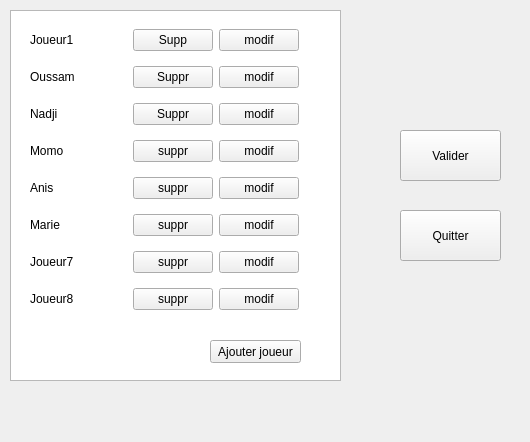
<?xml version="1.0" encoding="UTF-8"?>
<ui version="4.0">
 <class>Form</class>
 <widget class="QWidget" name="Form">
  <property name="geometry">
   <rect>
    <x>0</x>
    <y>0</y>
    <width>530</width>
    <height>442</height>
   </rect>
  </property>
  <property name="windowTitle">
   <string>Form</string>
  </property>
  <widget class="QTextBrowser" name="textBrowser">
   <property name="geometry">
    <rect>
     <x>10</x>
     <y>10</y>
     <width>331</width>
     <height>371</height>
    </rect>
   </property>
  </widget>
  <widget class="QWidget" name="layoutWidget">
   <property name="geometry">
    <rect>
     <x>30</x>
     <y>20</y>
     <width>269</width>
     <height>306</height>
    </rect>
   </property>
   <layout class="QVBoxLayout" name="verticalLayout">
    <item>
     <layout class="QHBoxLayout" name="horizontalLayout_9">
      <item>
       <widget class="QLabel" name="label">
        <property name="text">
         <string>Joueur1</string>
        </property>
       </widget>
      </item>
      <item>
       <layout class="QHBoxLayout" name="horizontalLayout">
        <item>
         <widget class="QPushButton" name="pushButton">
          <property name="text">
           <string>Supp</string>
          </property>
         </widget>
        </item>
        <item>
         <widget class="QPushButton" name="pushButton_9">
          <property name="text">
           <string>modif</string>
          </property>
         </widget>
        </item>
       </layout>
      </item>
     </layout>
    </item>
    <item>
     <layout class="QHBoxLayout" name="horizontalLayout_10">
      <item>
       <widget class="QLabel" name="label_2">
        <property name="text">
         <string>Oussam</string>
        </property>
       </widget>
      </item>
      <item>
       <layout class="QHBoxLayout" name="horizontalLayout_2">
        <item>
         <widget class="QPushButton" name="pushButton_2">
          <property name="text">
           <string>Suppr</string>
          </property>
         </widget>
        </item>
        <item>
         <widget class="QPushButton" name="pushButton_10">
          <property name="text">
           <string>modif</string>
          </property>
         </widget>
        </item>
       </layout>
      </item>
     </layout>
    </item>
    <item>
     <layout class="QHBoxLayout" name="horizontalLayout_11">
      <item>
       <widget class="QLabel" name="label_3">
        <property name="text">
         <string>Nadji</string>
        </property>
       </widget>
      </item>
      <item>
       <layout class="QHBoxLayout" name="horizontalLayout_3">
        <item>
         <widget class="QPushButton" name="pushButton_3">
          <property name="text">
           <string>Suppr</string>
          </property>
         </widget>
        </item>
        <item>
         <widget class="QPushButton" name="pushButton_11">
          <property name="text">
           <string>modif</string>
          </property>
         </widget>
        </item>
       </layout>
      </item>
     </layout>
    </item>
    <item>
     <layout class="QHBoxLayout" name="horizontalLayout_12">
      <item>
       <widget class="QLabel" name="label_4">
        <property name="text">
         <string>Momo</string>
        </property>
       </widget>
      </item>
      <item>
       <layout class="QHBoxLayout" name="horizontalLayout_4">
        <item>
         <widget class="QPushButton" name="pushButton_4">
          <property name="text">
           <string>suppr</string>
          </property>
         </widget>
        </item>
        <item>
         <widget class="QPushButton" name="pushButton_12">
          <property name="text">
           <string>modif</string>
          </property>
         </widget>
        </item>
       </layout>
      </item>
     </layout>
    </item>
    <item>
     <layout class="QHBoxLayout" name="horizontalLayout_13">
      <item>
       <widget class="QLabel" name="label_5">
        <property name="text">
         <string>Anis</string>
        </property>
       </widget>
      </item>
      <item>
       <layout class="QHBoxLayout" name="horizontalLayout_5">
        <item>
         <widget class="QPushButton" name="pushButton_5">
          <property name="text">
           <string>suppr</string>
          </property>
         </widget>
        </item>
        <item>
         <widget class="QPushButton" name="pushButton_13">
          <property name="text">
           <string>modif</string>
          </property>
         </widget>
        </item>
       </layout>
      </item>
     </layout>
    </item>
    <item>
     <layout class="QHBoxLayout" name="horizontalLayout_14">
      <item>
       <widget class="QLabel" name="label_6">
        <property name="text">
         <string>Marie</string>
        </property>
       </widget>
      </item>
      <item>
       <layout class="QHBoxLayout" name="horizontalLayout_6">
        <item>
         <widget class="QPushButton" name="pushButton_6">
          <property name="text">
           <string>suppr</string>
          </property>
         </widget>
        </item>
        <item>
         <widget class="QPushButton" name="pushButton_14">
          <property name="text">
           <string>modif</string>
          </property>
         </widget>
        </item>
       </layout>
      </item>
     </layout>
    </item>
    <item>
     <layout class="QHBoxLayout" name="horizontalLayout_15">
      <item>
       <widget class="QLabel" name="label_7">
        <property name="text">
         <string>Joueur7</string>
        </property>
       </widget>
      </item>
      <item>
       <layout class="QHBoxLayout" name="horizontalLayout_7">
        <item>
         <widget class="QPushButton" name="pushButton_7">
          <property name="text">
           <string>suppr</string>
          </property>
         </widget>
        </item>
        <item>
         <widget class="QPushButton" name="pushButton_15">
          <property name="text">
           <string>modif</string>
          </property>
         </widget>
        </item>
       </layout>
      </item>
     </layout>
    </item>
    <item>
     <layout class="QHBoxLayout" name="horizontalLayout_16">
      <item>
       <widget class="QLabel" name="label_8">
        <property name="text">
         <string>Joueur8</string>
        </property>
       </widget>
      </item>
      <item>
       <layout class="QHBoxLayout" name="horizontalLayout_8">
        <item>
         <widget class="QPushButton" name="pushButton_8">
          <property name="text">
           <string>suppr</string>
          </property>
         </widget>
        </item>
        <item>
         <widget class="QPushButton" name="pushButton_16">
          <property name="text">
           <string>modif</string>
          </property>
         </widget>
        </item>
       </layout>
      </item>
     </layout>
    </item>
   </layout>
  </widget>
  <widget class="QPushButton" name="pushButton_17">
   <property name="geometry">
    <rect>
     <x>210</x>
     <y>340</y>
     <width>91</width>
     <height>23</height>
    </rect>
   </property>
   <property name="text">
    <string>Ajouter joueur</string>
   </property>
  </widget>
  <widget class="QPushButton" name="pushButton_18">
   <property name="geometry">
    <rect>
     <x>400</x>
     <y>210</y>
     <width>101</width>
     <height>51</height>
    </rect>
   </property>
   <property name="text">
    <string>Quitter</string>
   </property>
  </widget>
  <widget class="QPushButton" name="pushButton_19">
   <property name="geometry">
    <rect>
     <x>400</x>
     <y>130</y>
     <width>101</width>
     <height>51</height>
    </rect>
   </property>
   <property name="text">
    <string>Valider</string>
   </property>
  </widget>
 </widget>
 <resources/>
 <connections/>
</ui>
